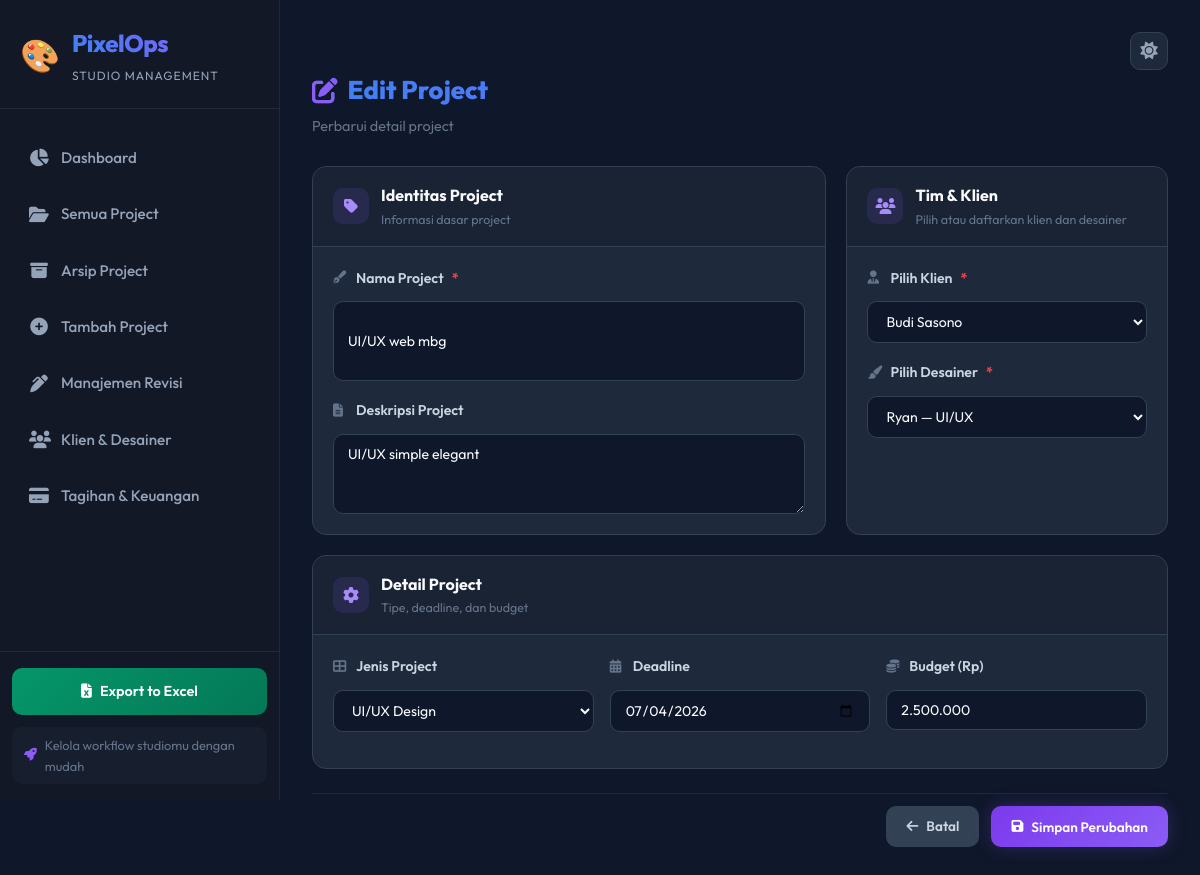
The app's page /projects/10/edit with its own data.
### tables this page shows
CREATE TABLE project(
            id INTEGER PRIMARY KEY AUTOINCREMENT,
            nama_project TEXT NOT NULL,
            jenis TEXT,
            client_id INTEGER,
            designer_id INTEGER,
            deadline TEXT,
            budget REAL,
            status TEXT
        , deskripsi TEXT, category TEXT, image_path TEXT);

### main_app.py (the view, shortened to what this page needs)
@app.route("/projects/<int:project_id>/edit", methods=["GET", "POST"])
def edit_project(project_id):
    project = sm.tampil_project_by_id(project_id)
    if not project:
        flash("Project tidak ditemukan!", "error")
        return redirect(url_for("project_list"))
    clients = sm.tampil_client()
    designers = sm.tampil_designer()
    return render_template(
        "add_project.html", project=project, clients=clients,
        designers=designers, today=date.today()
    )

### manajer_studio.py (called while the page is built)
    def tampil_client(self):
        self.db.cursor.execute("SELECT * FROM client")
        return [dict(row) for row in self.db.cursor.fetchall()]

    def tampil_designer(self):
        self.db.cursor.execute("SELECT * FROM designer")
        return [dict(row) for row in self.db.cursor.fetchall()]

    def tampil_project_by_id(self, project_id):
        query = """
        SELECT p.*, c.nama as client_nama, d.nama as designer_nama
        FROM project p
        LEFT JOIN client c ON p.client_id = c.id
        LEFT JOIN designer d ON p.designer_id = d.id
        WHERE p.id = ?
        """
        self.db.cursor.execute(query, (project_id,))
        row = self.db.cursor.fetchone()
        return dict(row) if row else None

### templates/add_project.html (shortened to what this page needs)
{% extends "base.html" %}
{% block content %}
<div class="page-header">
    <h1><i class="fas {{ 'fa-edit' if project else 'fa-plus-circle' }}"></i> {{ 'Edit Project' if project else 'Tambah Project Baru' }}</h1>
    <p class="page-subtitle">{{ 'Perbarui detail project' if project else 'Lengkapi detail project untuk memulai kolaborasi' }}</p>
</div>
<div class="form-container">
    <form action="{{ url_for('edit_project', project_id=project['id']) if project else url_for('add_project') }}" method="POST" class="project-form">
        <div class="form-grid-2col">
            <div class="form-card">
                <div class="form-card-header">
                    <div class="form-card-icon"><i class="fas fa-tag"></i></div>
                    <div>
                        <h3>Identitas Project</h3>
                        <p>Informasi dasar project</p>
                    </div>
                </div>
                <div class="form-card-body">
                    <div class="form-group">
                        <label for="nama">
                            <i class="fas fa-pen-fancy"></i> Nama Project <span class="required">*</span>
                        </label>
                        <input type="text" id="nama" name="nama" placeholder="cth: Rebranding Aplikasi Gojek"
                               value="{{ project['nama_project'] if project else '' }}" required />
                    </div>
                    <div class="form-group">
                        <label for="deskripsi">
                            <i class="fas fa-file-alt"></i> Deskripsi Project
                        </label>
                        <textarea id="deskripsi" name="deskripsi" rows="3" placeholder="Ceritakan sedikit tentang project ini...">{{ project['deskripsi'] if project else '' }}</textarea>
                    </div>
                </div>
            </div>
            <div class="form-card">
                <div class="form-card-header">
                    <div class="form-card-icon"><i class="fas fa-users"></i></div>
                    <div>
                        <h3>Tim & Klien</h3>
                        <p>Pilih atau daftarkan klien dan desainer</p>
                    </div>
                </div>
                <div class="form-card-body">
                    <div class="form-group">
                        <label>
                            <i class="fas fa-user-tie"></i> Pilih Klien <span class="required">*</span>
                        </label>
                        <div id="clientExisting">
                            {% if clients %}
                            <select name="client_id" class="form-select">
                                {% for c in clients %}
                                <option value="{{ c['id'] }}" {{ 'selected' if project and project['client_id'] == c['id'] else '' }}>{{ c['nama'] }}</option>
                                {% endfor %}
                            </select>
                            {% else %}
                            <p class="text-warning"><i class="fas fa-exclamation-triangle"></i> Belum ada klien, silakan buat baru.</p>
                            {% endif %}
                        </div>
                    </div>
                    <div class="form-group">
                        <label for="designer_id">
                            <i class="fas fa-paint-brush"></i> Pilih Desainer <span class="required">*</span>
                        </label>
                        {% if designers %}
                        <select name="designer_id" id="designer_id" class="form-select" required>
                            {% for d in designers %}
                            <option value="{{ d['id'] }}" {{ 'selected' if project and project['designer_id'] == d['id'] else '' }}>
                                {{ d['nama'] }}{% if d.get('spesialis') %} — {{ d['spesialis'] }}{% endif %}
                            </option>
                            {% endfor %}
                        </select>
                        {% else %}
                        <p class="text-warning"><i class="fas fa-exclamation-triangle"></i> Belum ada desainer. Tambah desainer dulu.</p>
                        {% endif %}
                    </div>
                </div>
            </div>
        </div>
        <div class="form-card">
            <div class="form-card-header">
                <div class="form-card-icon"><i class="fas fa-cog"></i></div>
                <div>
                    <h3>Detail Project</h3>
                    <p>Tipe, deadline, dan budget</p>
                </div>
            </div>
            <div class="form-card-body">
                <div class="form-row three-col">
                    <div class="form-group">
                        <label for="jenis">
                            <i class="fas fa-th-large"></i> Jenis Project
                        </label>
                        <select name="jenis" id="jenis" class="form-select">
                            <option value="UI/UX Design" {{ 'selected' if project and project['jenis'] == 'UI/UX Design' else '' }}>UI/UX Design</option>
                        </select>
                    </div>
                    <div class="form-group">
                        <label for="deadline">
                            <i class="fas fa-calendar-alt"></i> Deadline
                        </label>
                        <input type="date" id="deadline" name="deadline" value="{{ project['deadline'] if project else today }}" class="form-input" />
                    </div>
                    <div class="form-group">
                        <label for="budget_display">
                            <i class="fas fa-coins"></i> Budget (Rp)
                        </label>
                        <input type="text" id="budget_display" class="form-input"
                               placeholder="0.000" value="{{ '{:,.0f}'.format(project['budget']).replace(',','.') if project else '0' }}"
                               oninput="formatBudget(this)" />
                    </div>
                </div>
            </div>
        </div>
        <div class="form-actions">
            <a href="{{ url_for('project_list') }}" class="btn btn-secondary btn-lg">
                <i class="fas fa-arrow-left"></i> Batal
            </a>
            <button type="submit" class="btn btn-primary btn-lg btn-glow">
                <i class="fas {{ 'fa-save' if project else 'fa-rocket' }}"></i> {{ 'Simpan Perubahan' if project else 'Simpan Project' }}
            </button>
        </div>
    </form>
</div>
{% endblock %}

### records on screen
project: nama "UI/UX web mbg", deskripsi "UI/UX simple elegant", deadline "07/04/2026", budget "2.500.000"

### other values on screen
{{ 'Edit Project' if project else 'Tambah Project Baru' }} "Edit Project"
{{ 'Simpan Perubahan' if project else 'Simpan Project' }} "Simpan Perubahan"
form field client_id "Budi Sasono"
form field designer_id "Ryan — UI/UX"
